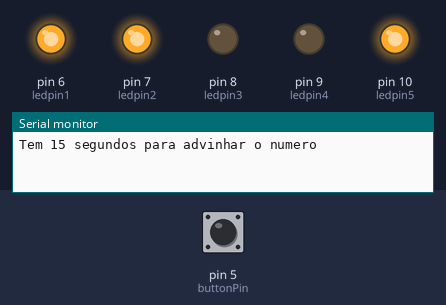
Bench run of a sketch on a simulated Arduino Uno, built with avr-gcc and run on an emulated ATmega328P. Shown: output pins drawn as LEDs (lit = HIGH), the last lines printed to the serial monitor. Inputs (shaded band) come from the test bench; at power-on: pin 5 (buttonPin) HIGH. Random numbers use the default seed unless the sketch sets one.

Above: at 1.2 s.
1.3 s: pin 5 (buttonPin) pulled LOW for 3.2 s
At 5.9 s:
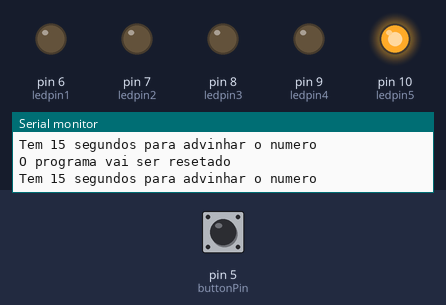
6.8 s: pin 5 (buttonPin) pulled LOW for 3.2 s
At 11.3 s:
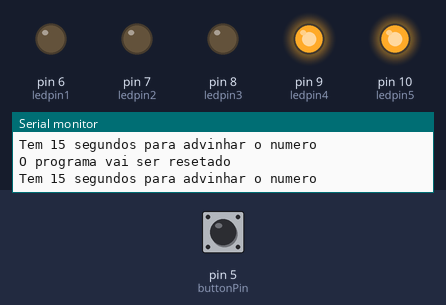
12.3 s: pin 5 (buttonPin) pulled LOW for 3.2 s
At 16.7 s:
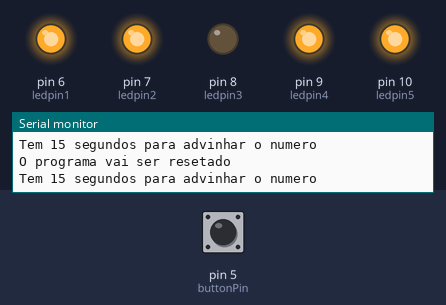
17.8 s: pin 5 (buttonPin) pulled LOW for 3.2 s
At 20.4 s:
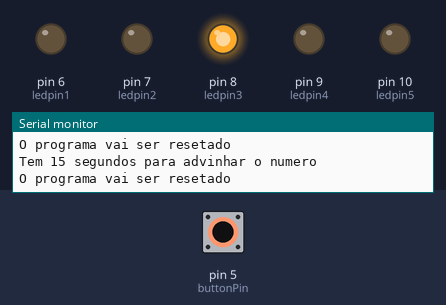
23.3 s: pin 5 (buttonPin) driven LOW
At 25.8 s:
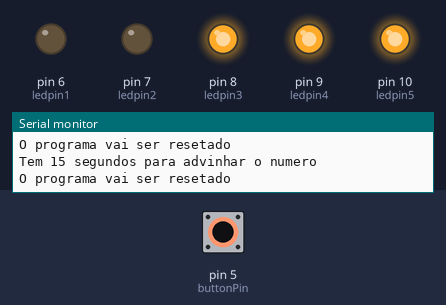
26.3 s: pin 5 (buttonPin) driven HIGH
Timing chart, 0 to 73.2 s (numbered marks = the images above; inputs shaded):
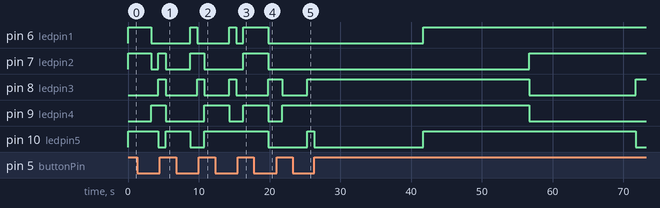

Measured:
- after the input at 1.3 s, pin 6 (ledpin1): HIGH → LOW after 2.0 s; pin 7 (ledpin2): HIGH → LOW after 2.0 s, → HIGH 1.0 s later, → LOW 1.0 s later; pin 8 (ledpin3): LOW → HIGH after 3.0 s, → LOW 1.0 s later; pin 9 (ledpin4): LOW → HIGH after 2.0 s, → LOW 2.0 s later; pin 10 (ledpin5): HIGH → LOW after 3.0 s, → HIGH 1.0 s later
- after the input at 6.8 s, pin 6 (ledpin1): LOW → HIGH after 2.0 s, → LOW 1.0 s later; pin 7 (ledpin2): LOW → HIGH after 2.0 s, → LOW 2.0 s later; pin 8 (ledpin3): LOW → HIGH after 3.0 s, → LOW 1.0 s later; pin 9 (ledpin4): LOW → HIGH after 4.0 s; pin 10 (ledpin5): HIGH → LOW after 2.0 s, → HIGH 2.0 s later
- after the input at 12.3 s, pin 6 (ledpin1): LOW → HIGH after 2.0 s, → LOW 1.0 s later, → HIGH 1.0 s later; pin 7 (ledpin2): LOW → HIGH after 4.0 s; pin 8 (ledpin3): LOW → HIGH after 2.0 s, → LOW 1.0 s later; pin 9 (ledpin4): HIGH → LOW after 2.0 s, → HIGH 2.0 s later
- after the input at 17.8 s, pin 6 (ledpin1), pin 7 (ledpin2), pin 10 (ledpin5): HIGH → LOW after 2.0 s; pin 8 (ledpin3): LOW → HIGH after 2.0 s, → LOW 2.0 s later; pin 9 (ledpin4): HIGH → LOW after 2.0 s, → HIGH 2.0 s later
- after the input at 23.3 s, pin 8 (ledpin3), pin 10 (ledpin5): LOW → HIGH after 2.0 s

The sketch:

Trabalho_de_Ti__Nuno_Vasques.ino
```cpp
//Variaveis
int ledpin1 = 6;
int ledpin2 = 7;
int ledpin3 = 8;
int ledpin4 = 9;
int ledpin5 = 10;
int buttonPin = 5;
int n = 0;
int lastbuttonState= HIGH;
int buttonState;
int num;
unsigned long debounceDelay = 5;
unsigned long lastDebounceTime = 0;
unsigned long resettime= 1000;

//Inicio do Jogo
void setup()
{
  Serial.begin(9600);
  randomSeed(analogRead(0));
  for (int i=6; i<=10; i++){
    pinMode(i, OUTPUT);}
  pinMode(buttonPin, INPUT_PULLUP);
}


//Jogo
void loop()
{
  gera_num();
  unsigned long time = millis();
  Serial.println("Tem 15 segundos para advinhar o numero");
  while((millis() - time) < 15000){
// Debounce
    int reading = digitalRead(buttonPin);
    if (reading != lastbuttonState){
     lastDebounceTime= millis();
       }
    if ((millis()-lastDebounceTime)> debounceDelay){
      if (reading!= buttonState){
        buttonState=reading;
          if (buttonState != HIGH){
            if(n<=31){
              n++;
              Serial.println(n);
            }
            else{
              n=0;
              Serial.println(n);
            }
        }
      }
    }
    // Se premir o botão durante 1 seg da reset
    lastbuttonState=reading;
    if ((millis()-lastDebounceTime)>resettime){
        if (buttonState == LOW){
        n=0;
        Serial.println("O programa vai ser resetado");
        delay(1000);
        loop();
        }
     }
    }
  if(num==(n)){
   Serial.println("Ganhou, congratz!!!!!");
    n=0;
    //Acende as leds de forma sequencial
    for (int i=6; i<=10; i++){
      digitalWrite(i, 1);
      delay(200);
      digitalWrite(i, 0);
      delay(200);
      }
  }
 else{
   Serial.print("Falhou o numero correto era:");
   Serial.print(num);
   Serial.println();
   n=0;
 }
}

//Função que gera um Nº Aleatorio e acende as leds
void gera_num(){
  num=random(1,32);
  digitalWrite(6, num % 2);
  digitalWrite(7, (num >> 1) % 2);
  digitalWrite(8, (num >> 2) % 2);
  digitalWrite(9, (num >> 3) % 2);
  digitalWrite(10, (num >> 4) % 2);
}
```
